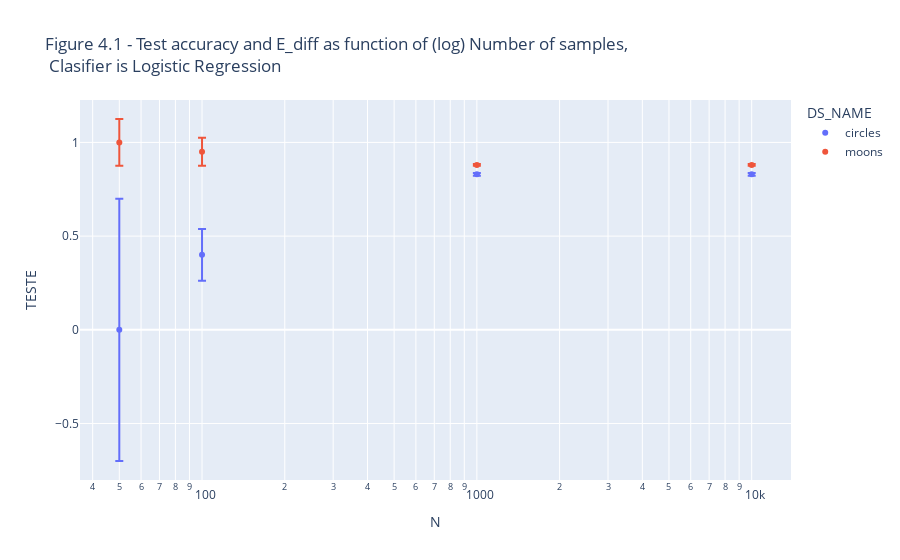

The notebook cell saved with this chart:
### Code cell
results_Q4a2= results4[results4['CLF_NAME']=='log_reg']

px.scatter(results_Q4a2.reset_index(), x='N',y='TESTE',error_y='E_DIFF', color='DS_NAME',log_x=True,
           title='Figure 4.1 - Test accuracy and E_diff as function of (log) Number of samples, <br> Clasifier is Logistic Regression')

### Figure 1 — Plotly figure (JSON) as saved in the notebook; plotly's stock layout.template omitted (floating-point values rounded to 4 significant figures)
{"data": [{"error_y": {"array": [0.7, 0.1375, -0.0075, -0.0075]}, "hovertemplate": "DS_NAME=circles<br>N=%{x}<br>TESTE=%{y}<extra></extra>", "legendgroup": "circles", "marker": {"color": "#636efa", "symbol": "circle"}, "mode": "markers", "name": "circles", "orientation": "v", "showlegend": true, "type": "scatter", "x": [50, 100, 1000, 10000], "xaxis": "x", "y": [0, 0.4, 0.83, 0.83], "yaxis": "y"}, {"error_y": {"array": [-0.125, -0.075, -0.005, -0.005]}, "hovertemplate": "DS_NAME=moons<br>N=%{x}<br>TESTE=%{y}<extra></extra>", "legendgroup": "moons", "marker": {"color": "#EF553B", "symbol": "circle"}, "mode": "markers", "name": "moons", "orientation": "v", "showlegend": true, "type": "scatter", "x": [50, 100, 1000, 10000], "xaxis": "x", "y": [1, 0.95, 0.88, 0.88], "yaxis": "y"}], "layout": {"autosize": true, "legend": {"title": {"text": "DS_NAME"}, "tracegroupgap": 0}, "title": {"text": "Figure 4.1 - Test accuracy and E_diff as function of (log) Number of samples, <br> Clasifier is Logistic Regression"}, "xaxis": {"anchor": "y", "autorange": true, "domain": [0, 1], "range": [1.559, 4.14], "title": {"text": "N"}, "type": "log"}, "yaxis": {"anchor": "x", "autorange": true, "domain": [0, 1], "range": [-0.8014, 1.226], "title": {"text": "TESTE"}, "type": "linear"}}}
